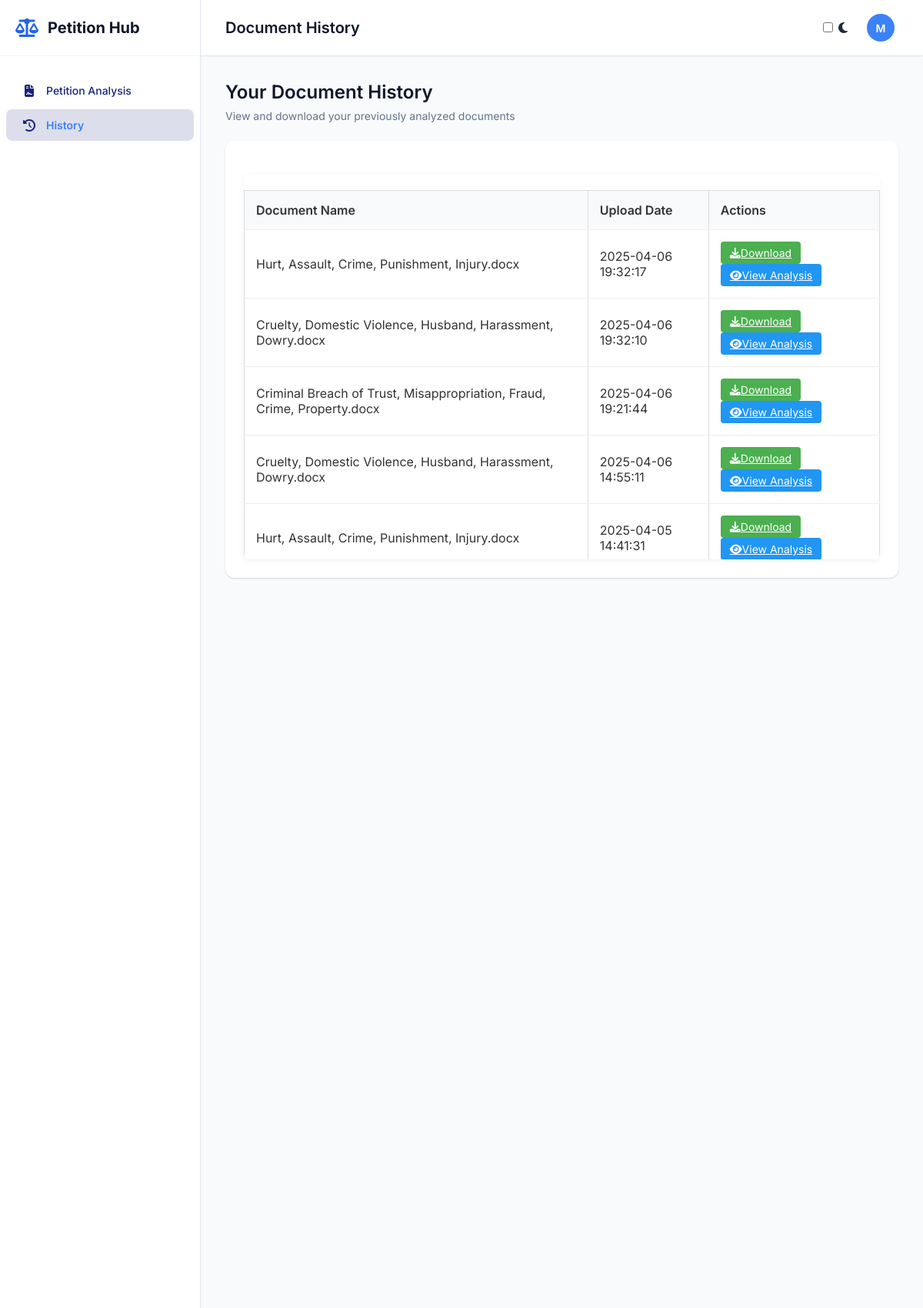
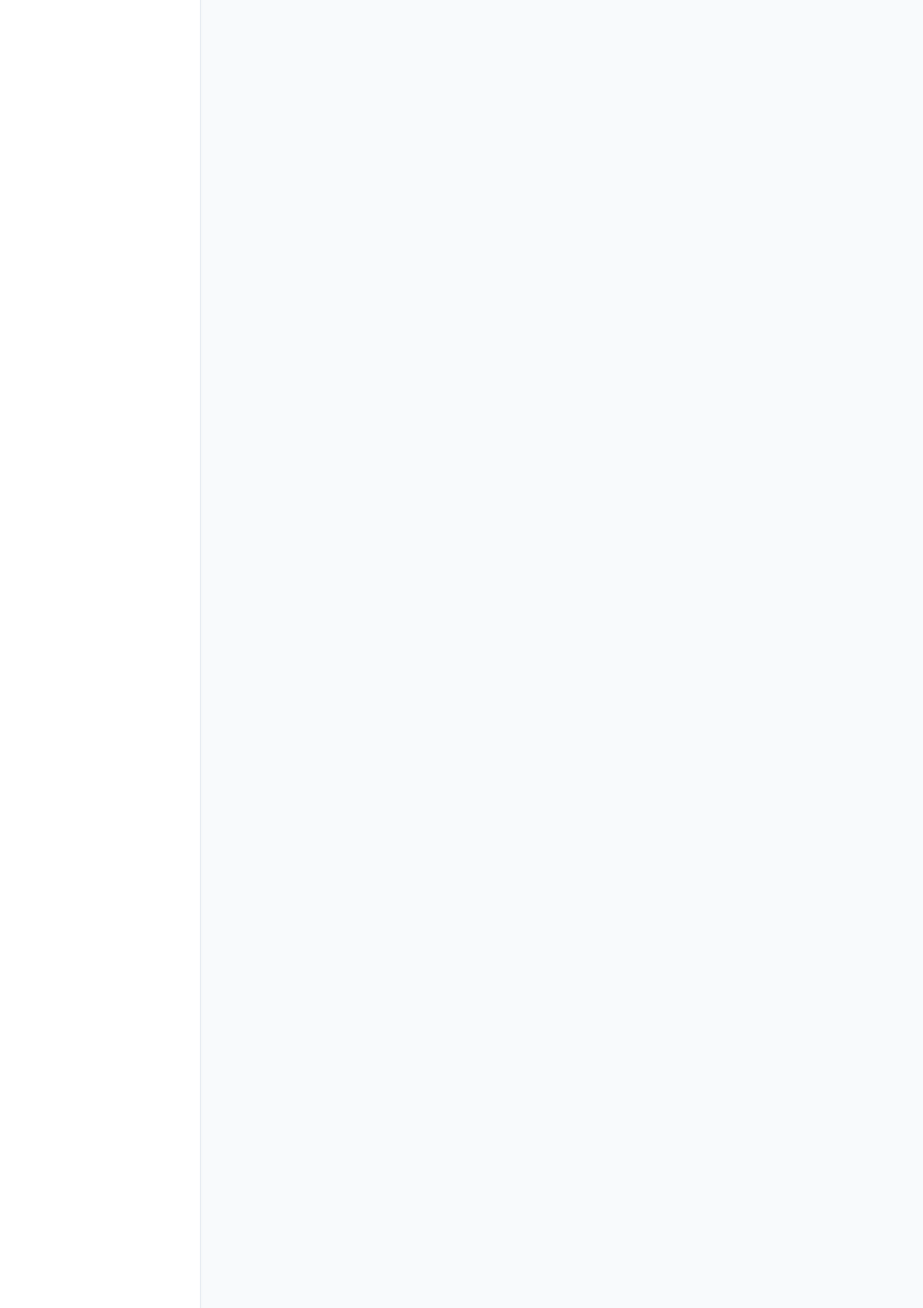
Screenshot of /history (signed in, upper part) with the database file from the repository (2 pictures, top to bottom).
### tables this page shows
CREATE TABLE document_history (
                        doc_id TEXT PRIMARY KEY,
                        user_id INTEGER NOT NULL,
                        filename TEXT NOT NULL,
                        original_filename TEXT NOT NULL,
                        upload_date TIMESTAMP NOT NULL,
                        analysis_results TEXT,
                        file_path TEXT NOT NULL,
                        FOREIGN KEY (user_id) REFERENCES users (user_id)
                    );

### app.py (the view)
@app.route('/history')
def history():
    if 'username' not in session:
        return redirect(url_for('login'))
    documents = get_user_documents(session['username'])
    return render_template('history.html', username=session['username'], documents=documents)

### db_connection.py (called while the page is built)
def create_connection(db_file):
    os.makedirs(os.path.dirname(db_file), exist_ok=True)
    conn = None
    try:
        conn = sqlite3.connect(db_file)
        return conn
    except sqlite3.Error as e:
        print(f"Database connection error: {e}")
    return conn

def get_user_id(username):
    db_path = os.path.join(os.path.dirname(__file__), 'database.db')
    conn = create_connection(db_path)
    if conn is None:
        print("Failed to create database connection.")
        return None
    with conn:
        cur = conn.cursor()
        cur.execute("SELECT user_id FROM users WHERE username=?", (username,))
        result = cur.fetchone()
        return result[0] if result else None

def get_user_documents(username):
    user_id = get_user_id(username)
    if not user_id:
        return []
    db_path = os.path.join(os.path.dirname(__file__), 'database.db')
    conn = create_connection(db_path)
    if conn is None:
        print("Failed to create database connection.")
        return []
    with conn:
        cur = conn.cursor()
        cur.execute(
            "SELECT doc_id, original_filename, upload_date, file_path FROM document_history WHERE user_id=? ORDER BY upload_date DESC",
            (user_id,)
        )
        return cur.fetchall()

### templates/history.html (shortened to what this page needs)
<!DOCTYPE html>
<html lang="en">
<head>
    <link rel="stylesheet" href="{{ url_for('static', filename='style.css') }}">
    <link rel="stylesheet" href="https://cdnjs.cloudflare.com/ajax/libs/font-awesome/6.4.0/css/all.min.css">
</head>
<body class="home-body">
    <div class="app-container">
        <aside class="sidebar">
            <div class="sidebar-header">
                <div class="logo">
                    <i class="fas fa-scale-balanced"></i>
                    <span>Petition Hub</span>
                </div>
            </div>
            <nav class="sidebar-nav">
                <ul>
                    <li><a href="{{ url_for('home') }}"><i class="fas fa-file-contract"></i> Petition Analysis</a></li>
                    <li class="active"><a href="{{ url_for('history') }}"><i class="fas fa-history"></i> History</a></li>
                </ul>
            </nav>
        </aside>
        <main class="main-content">
            <header class="top-header">
                <div class="page-title">
                    <h1>Document History</h1>
                </div>
                <div class="user-profile">
                    <div class="theme-switch">
                        <input type="checkbox" id="theme-toggle">
                        <label for="theme-toggle">
                            <i class="fas fa-moon"></i>
                        </label>
                    </div>
                    <div class="user-info" onclick="toggleProfilePopup()">
                        <div class="avatar">
                            <span>{{ username[0] | upper }}</span>
                        </div>
                    </div>
                </div>
            </header>
            <div class="dashboard">
                <div class="dashboard-header">
                    <h2>Your Document History</h2>
                    <p>View and download your previously analyzed documents</p>
                </div>
                <div class="card">
                    <div class="card-content">
                        {% if documents and documents|length > 0 %}
                        <div class="table-container">
                            <table class="history-table">
                                <thead>
                                    <tr>
                                        <th>Document Name</th>
                                        <th>Upload Date</th>
                                        <th>Actions</th>
                                    </tr>
                                </thead>
                                <tbody>
                                    {% for doc in documents %}
                                    <tr>
                                        <td>{{ doc[1] }}</td>
                                        <td>{{ doc[2] }}</td>
                                        <td>
                                            <a href="{{ url_for('download_document', doc_id=doc[0]) }}" class="action-btn download-btn">
                                                <i class="fas fa-download"></i> Download
                                            </a>
                                            <a href="{{ url_for('view_analysis', doc_id=doc[0]) }}" class="action-btn view-btn">
                                                <i class="fas fa-eye"></i> View Analysis
                                            </a>
                                        </td>
                                    </tr>
                                    {% endfor %}
                                </tbody>
                            </table>
                        </div>
                        {% endif %}
                    </div>
                </div>
            </div>
        </main>
    </div>
</body>
</html>

### static/style.css (style rules this page uses)
body { font-family: 'Inter', 'Segoe UI', 'Roboto', sans-serif; background: linear-gradient(135deg, #f5f7fa 0%, #c3cfe2 100%); margin: 0; padding: 0; display: flex; justify-content: center; align-items: center; min-height: 100vh; color: #333; }
h1 { color: #333; font-size: 28px; margin-bottom: 20px; }
body { font-family: Arial, sans-serif; }
.home-body { display: block; background: #f8fafc; min-height: 100vh; margin: 0; padding: 0; font-family: 'Inter', sans-serif; color: #1e293b; }
.app-container { display: flex; width: 100%; height: 100vh; overflow: hidden; }
.sidebar { width: 260px; background: #ffffff; border-right: 1px solid #e2e8f0; display: flex; flex-direction: column; height: 100%; box-shadow: 0 1px 3px rgba(0, 0, 0, 0.05); z-index: 10; }
.sidebar-header { padding: 24px 20px; border-bottom: 1px solid #f1f5f9; }
.logo { display: flex; align-items: center; font-weight: 700; font-size: 20px; color: #0f172a; }
.logo i { font-size: 24px; margin-right: 12px; color: #2563eb; }
.sidebar-nav { flex: 1; padding: 20px 0; overflow-y: auto; }
.sidebar-nav ul { list-style: none; padding: 0; margin: 0; }
.sidebar-nav li { margin-bottom: 2px; }
.sidebar-nav a { display: flex; align-items: center; padding: 12px 20px; color: #64748b; text-decoration: none; font-weight: 500; font-size: 14px; border-radius: 6px; margin: 0 8px; transition: all 0.2s ease; }
.sidebar-nav a i { margin-right: 12px; font-size: 16px; width: 20px; text-align: center; }
.sidebar-nav li.active a { background: #eff6ff; color: #3b82f6; font-weight: 600; }
.main-content { flex: 1; display: flex; flex-direction: column; overflow: hidden; background: #f8fafc; }
.top-header { height: 72px; display: flex; align-items: center; justify-content: space-between; padding: 0 32px; background: #ffffff; border-bottom: 1px solid #e2e8f0; box-shadow: 0 1px 2px rgba(0, 0, 0, 0.03); }
.page-title h1 { font-size: 20px; font-weight: 600; color: #0f172a; margin: 0; }
.user-profile { display: flex; align-items: center; gap: 20px; }
.user-info { display: flex; align-items: center; gap: 12px; }
.avatar { width: 36px; height: 36px; background: #3b82f6; border-radius: 50%; display: flex; align-items: center; justify-content: center; color: white; font-weight: 600; font-size: 14px; }
.dashboard { flex: 1; padding: 32px; overflow-y: auto; }
.dashboard-header { margin-bottom: 24px; }
.dashboard-header h2 { font-size: 24px; font-weight: 600; color: #0f172a; margin: 0 0 8px 0; }
.dashboard-header p { font-size: 14px; color: #64748b; margin: 0; }
.card { background: #ffffff; border-radius: 12px; box-shadow: 0 1px 3px rgba(0, 0, 0, 0.05), 0 1px 2px rgba(0, 0, 0, 0.1); margin-bottom: 24px; overflow: hidden; transition: transform 0.2s ease, box-shadow 0.2s ease; }
.card-content { padding: 24px; }
table { width: 100%; border-collapse: collapse; margin-top: 20px; background-color: var(--table-bg, #ffffff); color: var(--text-color, #333333); }
th { background-color: var(--th-bg, #f4f4f4); color: var(--text-color, #333333); padding: 10px; text-align: left; border: 1px solid var(--border-color, #ddd); }
td { padding: 10px; text-align: left; border: 1px solid var(--border-color, #ddd); background-color: var(--td-bg, #ffffff); color: var(--text-color, #333333); }
tr:nth-child(even) { background-color: var(--tr-even-bg, #f9f9f9); }
tr:nth-child(odd) { background-color: var(--tr-odd-bg, #ffffff); }

### rows the page displays
document_history: original_filename "Hurt, Assault, Crime, Punishment, Injury.docx", upload_date "2025-04-06 19:32:17"
document_history: original_filename "Cruelty, Domestic Violence, Husband, Harassment, Dowry.docx", upload_date "2025-04-06 19:32:10"
document_history: original_filename "Criminal Breach of Trust, Misappropriation, Fraud, Crime, Property.docx", upload_date "2025-04-06 19:21:44"
document_history: original_filename "Cruelty, Domestic Violence, Husband, Harassment, Dowry.docx", upload_date "2025-04-06 14:55:11"
document_history: original_filename "Hurt, Assault, Crime, Punishment, Injury.docx", upload_date "2025-04-05 14:41:31"

### other values shown
{{ username[0] | upper }} "M"
